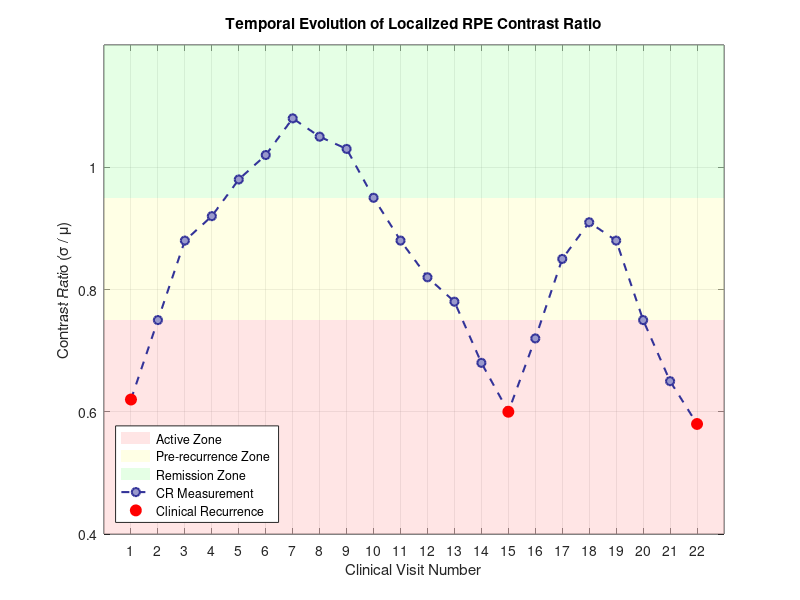

Write MATLAB code to recreate this figure.
% =========================================================================
% FAKE DATA GENERATION FOR TEMPORAL CONTRAST RATIO PLOT
% =========================================================================

% 1. Setup the X-axis (22 Visits)
visits = 1:22;

% 2. Generate Fake Contrast Ratio (CR) Data
% We want it to dip into the red zone around visits 1, 15, and 22.
% We want it in the green zone around visit 8.
fake_CR = [
    0.62; 0.75; 0.88; 0.92; 0.98; 1.02; 1.08; 1.05; % Visit 1 (Active) -> Visit 8 (Remission)
    1.03; 0.95; 0.88; 0.82; 0.78; 0.68; 0.60;       % Visit 8 -> Visit 15 (Active)
    0.72; 0.85; 0.91; 0.88; 0.75; 0.65; 0.58        % Visit 15 -> Visit 22 (Active)
];

% Identify which visits are clinically "Active" (based on your table)
active_visits = [1, 15, 22];
active_CR = fake_CR(active_visits);

% =========================================================================
% PLOTTING
% =========================================================================
figure('Position', [100, 100, 800, 400]);
hold on;

% 3. Draw Background Color Bands using 'patch'
x_patch = [0, 23, 23, 0];

% Red Band (Active Flare-up: ~0.4 to 0.75)
patch(x_patch, [0.4, 0.4, 0.75, 0.75], [1 0.8 0.8], 'EdgeColor', 'none', 'FaceAlpha', 0.5);

% Yellow Band (Pre-recurrence: 0.75 to 0.95)
patch(x_patch, [0.75, 0.75, 0.95, 0.95], [1 1 0.8], 'EdgeColor', 'none', 'FaceAlpha', 0.5);

% Green Band (Remission: 0.95 to 1.2)
patch(x_patch, [0.95, 0.95, 1.2, 1.2], [0.8 1 0.8], 'EdgeColor', 'none', 'FaceAlpha', 0.5);

% 4. Plot the Main Data Line
plot(visits, fake_CR, 'o--', 'Color', [0.2 0.2 0.6], 'LineWidth', 1.5, ...
    'MarkerSize', 6, 'MarkerFaceColor', [0.6 0.6 0.8]);

% 5. Plot the Red Markers for Active Recurrences
plot(active_visits, active_CR, 'ro', 'MarkerSize', 8, 'MarkerFaceColor', 'r');

% =========================================================================
% FORMATTING
% =========================================================================
title('Temporal Evolution of Localized RPE Contrast Ratio');
xlabel('Clinical Visit Number');
ylabel('Contrast Ratio (\sigma / \mu)');

% Set axis limits
xlim([0 23]);
ylim([0.4 1.2]);

% Adjust X-ticks to show all visits
xticks(1:22);

% Add a legend
legend({'Active Zone', 'Pre-recurrence Zone', 'Remission Zone', ...
    'CR Measurement', 'Clinical Recurrence'}, 'Location', 'southwest');

box on;
grid on;
hold off;
